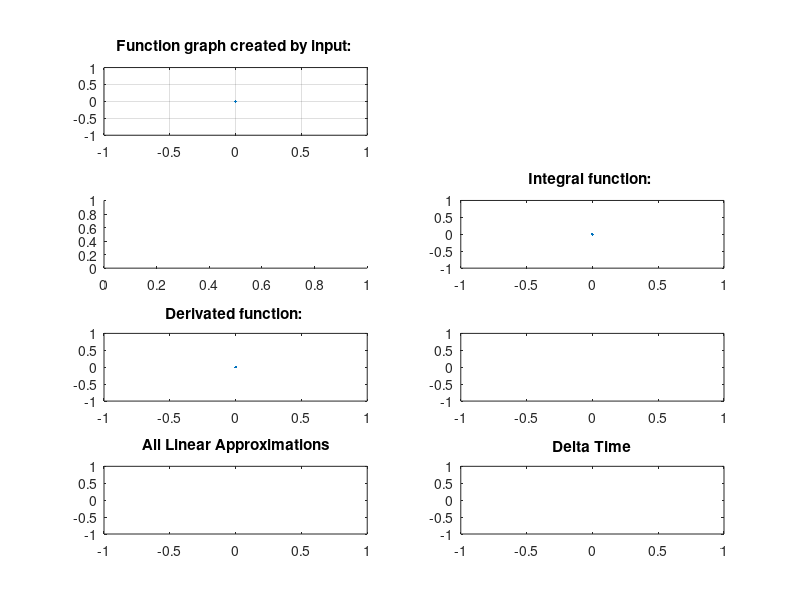

The MATLAB script that drew this image: (Note: this script raises an error after producing the figure.)
function numJoy()
%A function that show nummeric integration and derivation from the joystick
%input.
%   Subplot 1: Function graph created by joystick input
%   Subplot 2: The current loop nummeric integral
%   Subplot 3: The sum of the integral including this loop
%   Subplot 4: The nummeric integral function graph
%   Subplot 5: The nummeric derivation of the function.
%   Subplot 6: The current linaer approximation of the function
%   Subplot 7: All linaer approximation of the function
%   Subplot 8: Delta Time

%%
% Initiate figure, getting screensize and defining size based updon this.
% In addition add a keydownlistener to the figure and a title with
% instrucitons
    function initialFig()
        screen = get(0,'screensize');
        figure('Position',[screen(3)/8, screen(4)/8,screen(3)/1.3, screen(4)/1.3]);
        set(gcf, 'KeyPressFcn', @keyDownListener, 'Name', 'Press Esc to end program');
    end

%%
% KeyDownListener to stop program by pressing escape button
    function keyDownListener(src, event)
        if event.Key == 'escape'
            run = 0;
        end
    end

%%
% subfunction to calculate commonAxis
    function commonAxis = comAxis()
        commonAxis = [0 (max(timeVec)+5) (min(inputVec)-10) (max(inputVec)+10)];
    end       

%%
% Initialization
initialFig(); %initiate the figure
inputVec = [0]; % input vector
timeVec = [0]; % time vector
cIntVec = [0]; % current integral vector
sIntVec = [0]; % sum of ingegral vector
derVec = [0]; % derivated vector
deltaT = [0]; % Loop time vector
linAllVec =[]; % Vector to display all linear approximations, Y-values
linAllXvec = []; % Vector to display all linear approximations, x-values
subplot(4,2,1) % Initial set up of subplot 1
sub1 = plot(timeVec,inputVec);
title('Function graph created by input: ');
hold on;
grid on; % End of initial setup sublplot 1
subplot(4,2,3) % Initial set up of subplot 3
hold on; % End of initial setup sublplot 3
subplot(4,2,4) % Initial set up of subplot 4
sub4 = plot(timeVec, cIntVec);
title('Integral function: ');
hold on; % End of initial setup sublplot 4
subplot(4,2,5) % Initial set up of subplot 5
sub5 = plot(timeVec, derVec);
title('Derivated function: ');
hold on; % End of initial setup sublplot 5
subplot(4,2,6) % Initial set up of subplot 6
sub6 = plot([0,0],[0,0]); % End of initial setup sublplot 6
subplot(4,2,7) % Initial set up of subplot 7
sub7 = plot([0,0],[0,0]);
hold on;
title('All Linear Approximations') % End of initial setup sublplot 7
subplot(4,2,8) % Initial set up of subplot 8
sub8 = plot([0,0],[0,0]);
hold on;
title('Delta Time') % End of initial setup sublplot 8

%%
%main program loop
run = 1;
tic; % Starting stop watch
while run
    inputVec(end+1) = getJoy(); % Get joystick input from getJoy() function
    timeVec(end+1) = toc; % Getting stop watch current time
    cAxis = comAxis(); % create/update a common axis
    deltaT(end+1)=timeVec(end)-timeVec(end-1); % calculate looptime from start of last loop until start of this loop
    cIntVec(end+1) = inputVec(end)*(deltaT(end)); % calculate current integrals value
    sIntVec(end+1) = sIntVec(end) + cIntVec(end); % calculate the sum of the integral
    derVec(end+1) = (inputVec(end)-inputVec(end-1))/(deltaT(end)); % The current derivated
    linVec(1)=(-derVec(end)*timeVec(end))+inputVec(end); % lower y-value for current linear approximation
    linVec(2)=(derVec(end)*cAxis(2)-derVec(end)*timeVec(end))+inputVec(end); % higher y-value for current linear approximation
    linXvec = [0 cAxis(2)]; % setting an x vector for the current linear approximation
    linAllVec = [linAllVec linVec]; % setting y values for all linear approximations
    linAllXvec = [linAllXvec linXvec]; % setting x values for all linear approximations
    
    
    subplot(4,2,1) % Loop update of subplot 1
    set(sub1,'Ydata', inputVec,'Xdata',timeVec);
    axis(cAxis); % set current common axis
    
    subplot(4,2,2) % Loop update of subplot 2
    fill([timeVec(end-1) timeVec(end) timeVec(end) timeVec(end-1)], [0 0 inputVec(end) inputVec(end)], 'b')
    axis(cAxis) % set current common axis
    title(['Current loop integral: ' num2str(cIntVec(end))]); % update title including the current integral
   
    subplot(4,2,3) % Loop update of subplot 3
    fill([timeVec(end-1) timeVec(end) timeVec(end) timeVec(end-1)], [0 0 inputVec(end) inputVec(end)], 'b')
    axis(cAxis) % set current common axis
    title(['Sum of integral: ' num2str(sIntVec(end))]); % update the title including the sum of the integral
    
    subplot(4,2,4) % Loop update of subplot 4
    set(sub4, 'Ydata', sIntVec, 'Xdata', timeVec);
    axis([cAxis(1) cAxis(2) (min(sIntVec)-1) (max(sIntVec)+1)]); % set current common x-axis and plot specific y-axis
    
    subplot(4,2,5) % Loop update of subplot 5
    set(sub5, 'Ydata', derVec, 'Xdata', timeVec);
    axis([cAxis(1) cAxis(2) (min(derVec)-1) (max(derVec)+1)]); % set current common x-axis and plot specific y-axis
    
    subplot(4,2,6) % Loop update of subplot 6
    set(sub6, 'Ydata', linVec, 'Xdata', linXvec);
    title('Current Linear Approximation')
    axis(cAxis) % set current common axis
    
    subplot(4,2,7) % Loop update of subplot 7
    set(sub7, 'Ydata', linAllVec, 'Xdata', linAllXvec);
    axis(cAxis) % set current common axis
    
    subplot(4,2,8) % Loop update of subplot 8
    set(sub8, 'Ydata', deltaT, 'Xdata', timeVec);
    axis([cAxis(1) cAxis(2) (min(deltaT)-0.1) (max(deltaT)+0.1)]); % set current common x-axis and plot specific y-axis
    
    drawnow; % force graphics to update
end

close gcf % close current figure before exiting program
end